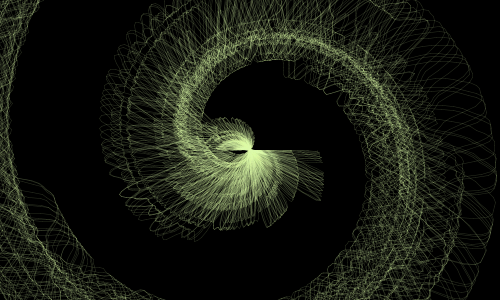
Frame 1 (no input)
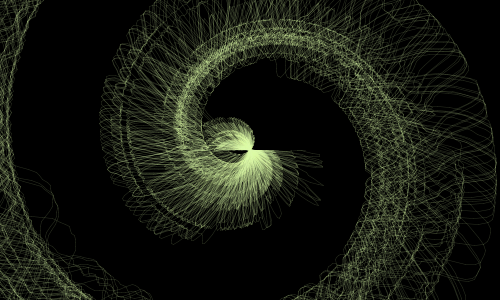
Frame 60 (the mouse pressed at the canvas centre just before this capture)
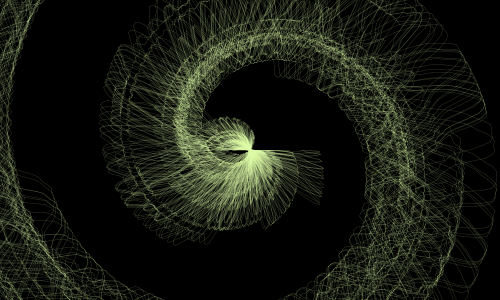
Frame 120 (the mouse held since frame 60 and released just before this capture)

The Processing sketch that drew these frames (run headless with seeded random() and noise(); from frame 60 on, the mouse is pressed at the canvas centre):

// Processing sketch: processing_119256
// ── processing_119256.pde

// spiral thunder
// Chang,KuoPing, department of ID
void setup(){
  size(500,300);
 //noLoop();
 //frameRate(10);
 smooth();
}

void draw(){
  background(0);
 
  for (int i = 0; i<100; i++) { 
    strokeWeight(0.5);
    int centX = 250;
    int centY = 150;
    float x, y;    
    float lastx = -999;
    float lasty = -999;
    float radiusNoise = random(10);
    float radius = 10;
    stroke(220, 250, 170,50);
    /*
    int startangle = int(random(360));                                  
    int endangle =  1440 + int(random(1440));                           
    int anglestep =  5 + int(random(3));
    */
    for (float ang = 0; ang <= 1440; ang += 1) {
      radiusNoise += 0.05;
      radius += 0.5;
      float thisRadius = radius + (noise(radiusNoise) * 200) - 100;
      float rad = radians(ang);
      x = centX + (thisRadius * cos(rad));
      y = centY + (thisRadius * sin(rad));
      if (lastx > -999) {
        line(x,y,lastx,lasty);
      }
      lastx = x;
      lasty = y;
    }
  }

  
}
